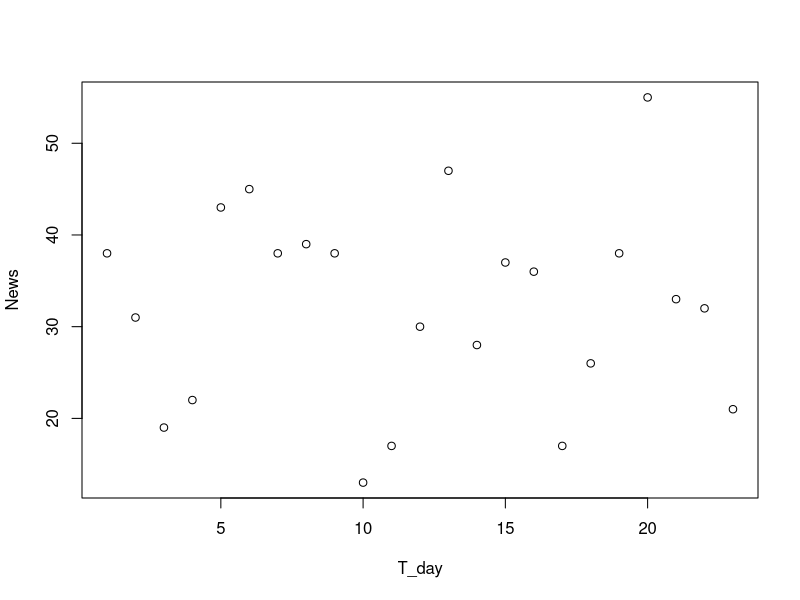

Here is the R script that generated this plot: (Note: this script raises an error after producing the figure.)
# ---------------------------------------------US---------------------------------------------
# 20243 news read
# 3071 news got kicked out
# 4729 news are related to coronavirus
# 1347 news may lead to outrage
# starts from 1/6
News <- c(2, 2, 4, 1, 1, 1, 1, 1, 4, 7, 7, 9, 8, 1, 7, 12, 9, 14, 13, 14, 7, 11, 8, 9, 9, 19, 13, 9, 6, 7, 11, 5, 9, 5, 3, 3, 5, 2, 4, 5, 6, 4, 1, 11, 14, 13, 17, 18, 16, 10, 22, 20, 22, 15, 29, 16, 13, 29, 28, 28, 38, 31, 19, 22, 43, 45, 38, 39, 38, 13, 17, 30, 47, 28, 37, 36, 17, 26, 38, 55, 33, 32, 21, 2, 1, 1)

# 3/12 ~ 4/3
News <- c(38, 31, 19, 22, 43, 45, 38, 39, 38, 13, 17, 30, 47, 28, 37, 36, 17, 26, 38, 55, 33, 32, 21)
N = length(News)
T_day <- 1:N
plot(News ~ T_day)
Bass.nls <- nls(
  News ~ M * (((P + Q) ^ 2 / P) * exp(-(P + Q) * T_day)) / (1 + (Q / P) * exp(-(P + Q) * T_day)) ^ 2,
  start=list(M=500, P=0.003, Q=0.38)
)
summary(Bass.nls)

Bcoef <- coef(Bass.nls)
m <- Bcoef[1]
p <- Bcoef[2]
q <- Bcoef[3]
# setting the starting value for M to the recorded total sales.

# simulation
Tdelt <- (1:(N * 10)) / 10
ngete <- exp(-(p + q) * Tdelt)
Bpdf <- m * ((p + q) ^ 2 / p) * ngete / (1 + (q / p) * ngete) ^ 2
# plot pdf
subtitle = paste(p, q, sep = ", ")
plot(Tdelt, Bpdf, xlab = "Day from 3/11", ylab = "News per day", type = "l", main = "Outrage components in US", sub = subtitle)
points(T_day, News)


# simulation
Bcdf <- m * (1 - ngete)/(1 + (q / p) * ngete)
# plot cdf
plot(Tdelt, Bcdf, xlab = "Day from 3/11", ylab = "Cumulative news", type = "l", main = "Outrage components in US", sub = subtitle)
points(T_day, cumsum(News))
# ---------------------------------------------US---------------------------------------------


# ---------------------------------------------UK---------------------------------------------
# 25465 news read
# 5964 news got kicked out
# 9268 news are related to coronavirus
# 2619 news may lead to outrage
# starts from 1/3
News <- c(2, 2, 2, 1, 1, 2, 5, 4, 16, 15, 8, 13, 8, 21, 18, 16, 19, 10, 7, 12, 14, 9, 8, 16, 9, 5, 12, 17, 14, 19, 18, 6, 2, 5, 5, 8, 5, 11, 5, 8, 35, 28, 36, 29, 41, 35, 27, 54, 54, 62, 47, 63, 29, 35, 79, 63, 62, 68, 63, 58, 40, 77, 63, 64, 59, 48, 42, 48, 61, 75, 77, 84, 88, 55, 59, 66, 86, 79, 92, 10)

# 3/11 ~ 4/3
#News <- c(62, 68, 63, 58, 40, 77, 63, 64, 59, 48, 42, 48, 61, 75, 77, 84, 88, 55, 59, 66, 86, 79, 92, 10)
N = length(News)
T_day <- 1:N
Bass.nls <- nls(
  News ~ M * (((P + Q) ^ 2 / P) * exp(-(P + Q) * T_day)) / (1 + (Q / P) * exp(-(P + Q) * T_day)) ^ 2,
  start=list(M=6300, P=0.004, Q=0.08)
)
summary(Bass.nls)

Bcoef <- coef(Bass.nls)
m <- Bcoef[1]
p <- Bcoef[2]
q <- Bcoef[3]
# setting the starting value for M to the recorded total sales.

# simulation
Tdelt <- (1:(N * 10)) / 10
ngete <- exp(-(p + q) * Tdelt)
Bpdf <- m * ((p + q) ^ 2 / p) * ngete / (1 + (q / p) * ngete) ^ 2
# plot pdf
subtitle = paste(p, q, sep = ", ")
plot(Tdelt, Bpdf, xlab = "Day from 3/10", ylab = "News per day", type = "l", main = "Outrage components in UK", sub = subtitle)
points(T_day, News)


# simulation
Bcdf <- m * (1 - ngete)/(1 + (q / p) * ngete)
# plot cdf
plot(Tdelt, Bcdf, xlab = "Day from 3/10", ylab = "Cumulative news", type = "l", main = "Outrage components in UK", sub = subtitle)
points(T_day, cumsum(News))
# ---------------------------------------------UK---------------------------------------------

# ---------------------------------------------CA---------------------------------------------
# 19619 news read
# 2633 news got kicked out
# 7229 news are related to coronavirus
# 1965 news may lead to outrage
# starts from 1/9
News <- c(1, 1, 2, 28, 24, 30, 28, 37, 18, 18, 29, 21, 25, 26, 21, 18, 16, 7, 34, 11, 26, 15, 10, 10, 19, 17, 12, 22, 13, 9, 12, 10, 15, 9, 3, 8, 7, 27, 24, 17, 18, 37, 14, 21, 25, 33, 26, 50, 28, 30, 14, 29, 25, 30, 30, 26, 20, 21, 49, 33, 38, 56, 47, 15, 24, 49, 49, 43, 30, 34, 18, 22, 51, 40, 30, 36, 24, 12, 15, 18, 21, 27, 3, 15, 9)

#
News <- c(49, 33, 38, 56, 47, 15, 24, 49, 49, 43, 30, 34, 18, 22, 51, 40, 30, 36, 24, 12, 15, 18, 21, 27, 3, 15, 9)
N = length(News)
T_day <- 1:N
plot(News ~ T_day)
Bass.nls <- nls(
  News ~ M * (((P + Q) ^ 2 / P) * exp(-(P + Q) * T_day)) / (1 + (Q / P) * exp(-(P + Q) * T_day)) ^ 2,
  start=list(M=100, P=0.003, Q=-0.0038)
)
summary(Bass.nls)

Bcoef <- coef(Bass.nls)
m <- Bcoef[1]
p <- Bcoef[2]
q <- Bcoef[3]
# setting the starting value for M to the recorded total sales.

# simulation
Tdelt <- (1:(N * 10)) / 10
ngete <- exp(-(p + q) * Tdelt)
Bpdf <- m * ((p + q) ^ 2 / p) * ngete / (1 + (q / p) * ngete) ^ 2
# plot pdf
subtitle = paste(p, q, sep = ", ")
plot(Tdelt, Bpdf, xlab = "Day from 3/15", ylab = "News per day", type = "l", main = "Outrage components in CA", sub = subtitle)
points(T_day, News)


# simulation
Bcdf <- m * (1 - ngete)/(1 + (q / p) * ngete)
# plot cdf
plot(Tdelt, Bcdf, xlab = "Day from 3/15", ylab = "Cumulative news", type = "l", main = "Outrage components in CA", sub = subtitle)
points(T_day, cumsum(News))
# ---------------------------------------------CA---------------------------------------------


# ---------------------------------------------AU---------------------------------------------
# 29790 news read
# 494 news got kicked out
# 7654 news are related to coronavirus
# 1892 news may lead to outrage
# starts from 1/20
News <- c(1, 5, 3, 5, 5, 4, 8, 10, 11, 6, 13, 13, 12, 7, 13, 14, 16, 13, 12, 4, 5, 10, 21, 17, 16, 8, 8, 7, 7, 5, 8, 9, 3, 6, 11, 15, 17, 34, 23, 16, 12, 19, 39, 39, 37, 42, 39, 15, 23, 36, 46, 46, 39, 51, 24, 33, 45, 65, 62, 55, 44, 29, 24, 60, 65, 61, 64, 42, 40, 32, 42, 33, 40, 30, 31, 19, 3, 15, 11, 9, 5, 5)

# 3/16 ~ 4/10
News <- c(45, 65, 62, 55, 44, 29, 24, 60, 65, 61, 64, 42, 40, 32, 42, 33, 40, 30, 31, 19, 3, 15, 11, 9, 5, 5)
N = length(News)
T_day <- 1:N
Bass.nls <- nls(
  News ~ M * (((P + Q) ^ 2 / P) * exp(-(P + Q) * T_day)) / (1 + (Q / P) * exp(-(P + Q) * T_day)) ^ 2,
  start=list(M=10300, P=0.003, Q=0.38)
)
summary(Bass.nls)

Bcoef <- coef(Bass.nls)
m <- Bcoef[1]
p <- Bcoef[2]
q <- Bcoef[3]
# setting the starting value for M to the recorded total sales.

# simulation
Tdelt <- (1:(N * 10)) / 10
ngete <- exp(-(p + q) * Tdelt)
Bpdf <- m * ((p + q) ^ 2 / p) * ngete / (1 + (q / p) * ngete) ^ 2
# plot pdf
subtitle = paste(p, q, sep = ", ")
plot(Tdelt, Bpdf, xlab = "Day from 3/15", ylab = "News per day", type = "l", main = "Outrage components in AU", sub = subtitle)
points(T_day, News)


# simulation
Bcdf <- m * (1 - ngete)/(1 + (q / p) * ngete)
# plot cdf
plot(Tdelt, Bcdf, xlab = "Day from 3/15", ylab = "Cumulative news", type = "l", main = "Outrage components in AU", sub = subtitle)
points(T_day, cumsum(News))
# ---------------------------------------------AU---------------------------------------------


# ---------------------------------------------TW---------------------------------------------
# 41841 news read
# 281 news got kicked out
# 26143 news are related to coronavirus
# 7541 news may lead to outrage
# starts from 1/1
News <- c(5, 5, 1, 6, 6, 17, 41, 19, 36, 16, 10, 6, 1, 26, 23, 55, 51, 109, 192, 281, 138, 107, 135, 169, 130, 64, 112, 186, 151, 61, 45, 31, 61, 49, 49, 36, 43, 30, 53, 51, 30, 135, 159, 151, 98, 159, 139, 103, 101, 114, 99, 94, 94, 96, 97, 95, 105, 96, 129, 103, 110, 155, 207, 130, 93, 34, 58, 84, 108, 109, 62, 76, 68, 84, 95, 75, 87, 88, 78, 82, 82, 61, 91, 117, 63, 69, 63, 129, 107, 20, 15, 8, 10, 2, 6, 7, 3, 1)

# 3/15 ~ 4/10
News <- c(84, 95, 75, 87, 88, 78, 82, 82, 61, 91, 117, 63, 69, 63, 129, 107, 20, 15, 8, 10, 2, 6, 7, 3, 1)
N = length(News)
T_day <- 1:N
Bass.nls <- nls(
  News ~ M * (((P + Q) ^ 2 / P) * exp(-(P + Q) * T_day)) / (1 + (Q / P) * exp(-(P + Q) * T_day)) ^ 2,
  start=list(M=1000, P=0.003, Q=0.38)
)
summary(Bass.nls)

Bcoef <- coef(Bass.nls)
m <- Bcoef[1]
p <- Bcoef[2]
q <- Bcoef[3]
# setting the starting value for M to the recorded total sales.

# simulation
Tdelt <- (1:(N * 10)) / 10
ngete <- exp(-(p + q) * Tdelt)
Bpdf <- m * ((p + q) ^ 2 / p) * ngete / (1 + (q / p) * ngete) ^ 2
# plot pdf
subtitle = paste(p, q, sep = ", ")
plot(Tdelt, Bpdf, xlab = "Day from 3/15", ylab = "News per day", type = "l", main = "Outrage components in TW", sub = subtitle)
points(T_day, News)


# simulation
Bcdf <- m * (1 - ngete)/(1 + (q / p) * ngete)
# plot cdf
plot(Tdelt, Bcdf, xlab = "Day from 3/15", ylab = "Cumulative news", type = "l", main = "Outrage components in TW", sub = subtitle)
points(T_day, cumsum(News))
# ---------------------------------------------TW---------------------------------------------


# ---------------------------------------------CN---------------------------------------------
# row_count 48437
# 21079 news are related to coronavirus
# 6166 news may lead to outrage
# starts from 1/5
News <- c(4, 6, 1, 1, 15, 1, 19, 2, 4, 2, 4, 3, 10, 8, 16, 62, 74, 103, 108, 80, 94, 107, 94, 149, 134, 132, 131, 114, 140, 162, 155, 155, 152, 125, 147, 148, 148, 143, 128, 163, 146, 121, 118, 132, 115, 112, 123, 180, 119, 104, 86, 134, 124, 125, 119, 93, 146, 116, 101, 115, 132, 117, 80, 84, 80)
News <- c(103, 108, 80, 94, 107, 94, 149, 134, 132, 131, 114, 140, 162, 155, 155, 152, 125, 147, 148, 148, 143, 128, 163, 146, 121, 118, 132, 115, 112, 123, 180, 119, 104, 86, 134, 124, 125, 119, 93, 146, 116, 101, 115, 132, 117, 80, 84, 80)
N = length(News)
T_day <- 1:N
Bass.nls <- nls(
  News ~ M * (((P + Q) ^ 2 / P) * exp(-(P + Q) * T_day)) / (1 + (Q / P) * exp(-(P + Q) * T_day)) ^ 2,
  start=list(M=6300, P=0.003, Q=0.38)
)
summary(Bass.nls)

Bcoef <- coef(Bass.nls)
m <- Bcoef[1]
p <- Bcoef[2]
q <- Bcoef[3]
# setting the starting value for M to the recorded total sales.

# simulation
Tdelt <- (1:(N * 10)) / 10
ngete <- exp(-(p + q) * Tdelt)
Bpdf <- m * ((p + q) ^ 2 / p) * ngete / (1 + (q / p) * ngete) ^ 2
# plot pdf
subtitle = paste(p, q, sep = ", ")
plot(Tdelt, Bpdf, xlab = "Day from 1/22", ylab = "News per day", type = "l", main = "Outrage components in CN", sub = subtitle)
points(T_day, News)


# simulation
Bcdf <- m * (1 - ngete)/(1 + (q / p) * ngete)
# plot cdf
plot(Tdelt, Bcdf, xlab = "Day from 1/22", ylab = "Cumulative news", type = "l", main = "Outrage components in CN", sub = subtitle)
points(T_day, cumsum(News))
# ---------------------------------------------CN---------------------------------------------

